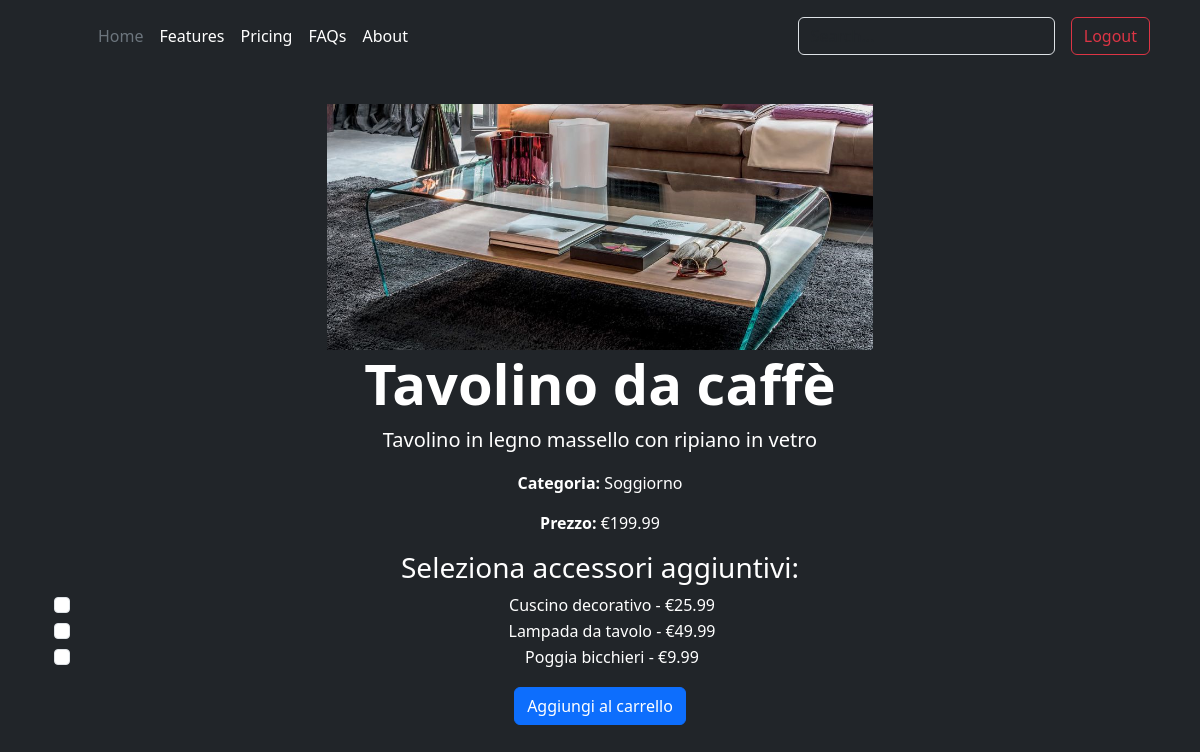
Page /view/dettaglio_prodotto.php?id=1 (signed in) on the committed database.
### tables this page shows
CREATE TABLE if NOT EXISTS prodotto(
ID INT PRIMARY KEY AUTO_INCREMENT,
nome VARCHAR(255) NOT NULL , 
descrizione VARCHAR(1000),
prezzo FLOAT NOT NULL ,
percorso_immagine VARCHAR(255),
ID_categoria INT,
FOREIGN KEY (ID_categoria) REFERENCES categoria(ID));

CREATE TABLE if NOT EXISTS categoria(
ID INT PRIMARY KEY AUTO_INCREMENT,
nome VARCHAR(255) NOT NULL,
descrizione VARCHAR(1000));

CREATE TABLE if NOT EXISTS accessorio (
ID INT PRIMARY KEY AUTO_INCREMENT,
nome VARCHAR(255) NOT NULL,
descrizione VARCHAR(1000),
prezzo DECIMAL(10, 2) NOT NULL );

### view/dettaglio_prodotto.php (the view, shortened to what this page needs)
<!doctype html>
<html lang="en" data-bs-theme="auto">
<head>
  <link href="../css/product.css" rel="stylesheet">
  <link href="../assets/dist/css/bootstrap.min.css" rel="stylesheet">
</head>
<body>
  <header class="p-3 text-bg-dark">
    <div class="container">
      <div class="d-flex flex-wrap align-items-center justify-content-center justify-content-lg-start">
        <a href="/" class="d-flex align-items-center mb-2 mb-lg-0 text-white text-decoration-none">
          <svg class="bi me-2" width="40" height="32" role="img" aria-label="Bootstrap">
            <use xlink:href="#bootstrap" />
          </svg>
        </a>
        <ul class="nav col-12 col-lg-auto me-lg-auto mb-2 justify-content-center mb-md-0">
          <li><a href="#" class="nav-link px-2 text-secondary">Home</a></li>
          <li><a href="#" class="nav-link px-2 text-white">Features</a></li>
          <li><a href="#" class="nav-link px-2 text-white">Pricing</a></li>
          <li><a href="#" class="nav-link px-2 text-white">FAQs</a></li>
          <li><a href="#" class="nav-link px-2 text-white">About</a></li>
        </ul>
        <form class="col-12 col-lg-auto mb-3 mb-lg-0 me-lg-3" role="search">
          <input type="search" class="form-control form-control-dark text-bg-dark" placeholder="Search..."
            aria-label="Search">
        </form>
        <?php
  if (isset($_SESSION['user_id'])) {
      echo '<a href="logout.php" class="btn btn-outline-danger me-2">Logout</a>';
  } else {
      echo '<a href="login.php" class="btn btn-outline-light me-2">Login</a>';
      echo '<a href="registrazione.php" class="btn btn-warning">Sign-up</a>';
  }
  ?>
</div>
    <main>
      <div class="container py-5">
        <?php
        include "connessione.php";
        $connessione = new mysqli($hostname, $username, $password, "ecommerce");
        $id_prodotto = isset($_GET['id']) ? $_GET['id'] : die('ID Prodotto non specificato.');
        $sql = "SELECT prodotto.ID, prodotto.nome AS nome_prodotto, prodotto.descrizione, prodotto.prezzo, categoria.nome AS nome_categoria, prodotto.percorso_immagine FROM prodotto INNER JOIN categoria ON prodotto.ID_categoria = categoria.ID WHERE prodotto.ID = ?";
        if ($stmt = $connessione->prepare($sql)) {
          $stmt->bind_param("i", $id_prodotto);
          $stmt->execute();
          $result = $stmt->get_result();
          if ($row = $result->fetch_assoc()) {
            echo '<div class="text-center">';
            echo '<img src="../' . $row["percorso_immagine"] . '" class="img-fluid" alt="Immagine Prodotto" style="max-width: 50%; height: auto;">';
            echo '<h1 class="display-4 fw-bold">' . $row["nome_prodotto"] . '</h1>';
            echo '<p class="lead">' . $row["descrizione"] . '</p>';
            echo '<p><strong>Categoria:</strong> ' . $row["nome_categoria"] . '</p>';
            echo '<p><strong>Prezzo:</strong> €' . $row["prezzo"] . '</p>';
            echo '</div>';
          } else {
            echo "Prodotto non trovato.";
          }
          echo '<form action="aggiungi_al_carrello.php" method="POST" class="text-center">';
          echo '<h3>Seleziona accessori aggiuntivi:</h3>';
          $sqlAccessori = "SELECT ID, nome, prezzo FROM accessorio";
          $resultAccessori = $connessione->query($sqlAccessori);
          if ($resultAccessori->num_rows > 0) {
            while ($rowAccessori = $resultAccessori->fetch_assoc()) {
              echo '<div class="form-check">';
              echo '<input class="form-check-input" type="checkbox" name="accessori[]" value="' . $rowAccessori["ID"] . '">';
              echo '<label class="form-check-label">' . $rowAccessori["nome"] . ' - €' . $rowAccessori["prezzo"] . '</label>';
              echo '</div>';
            }
          } else {
            echo "Nessun accessorio disponibile.";
          }
          echo '<button type="submit" class="btn btn-primary mt-3">Aggiungi al carrello</button>';
          echo '</form>';
        } else {
          echo "Errore nella preparazione della query.";
        }
        ?>
      </div>
    </main>
    </div>
</body>
</html>

### css/product.css (style rules this page uses)
.bi { vertical-align: -.125em; fill: currentColor; }
.container { max-width: 960px; }

### rows in the picture
prodotto: percorso_immagine (picture), nome "Tavolino da caffè", descrizione "Tavolino in legno massello con ripiano in vetro", ID_categoria.nome "Soggiorno", prezzo "199.99"
accessorio: nome "Cuscino decorativo", prezzo "25.99"
accessorio: nome "Lampada da tavolo", prezzo "49.99"
accessorio: nome "Poggia bicchieri", prezzo "9.99"
